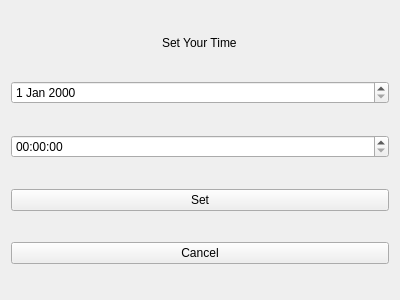
<?xml version="1.0" encoding="UTF-8"?>
<ui version="4.0">
 <class>SetDialog</class>
 <widget class="QWidget" name="SetDialog">
  <property name="geometry">
   <rect>
    <x>0</x>
    <y>0</y>
    <width>400</width>
    <height>300</height>
   </rect>
  </property>
  <property name="windowTitle">
   <string>Form</string>
  </property>
  <layout class="QVBoxLayout" name="verticalLayout">
   <item alignment="Qt::AlignHCenter">
    <widget class="QLabel" name="labelTitle">
     <property name="sizePolicy">
      <sizepolicy hsizetype="Fixed" vsizetype="Fixed">
       <horstretch>0</horstretch>
       <verstretch>0</verstretch>
      </sizepolicy>
     </property>
     <property name="text">
      <string>Set Your Time</string>
     </property>
    </widget>
   </item>
   <item>
    <widget class="QDateEdit" name="editDate"/>
   </item>
   <item>
    <widget class="QTimeEdit" name="editTime"/>
   </item>
   <item>
    <widget class="QPushButton" name="btnSet">
     <property name="text">
      <string>Set</string>
     </property>
    </widget>
   </item>
   <item>
    <widget class="QPushButton" name="btnCancel">
     <property name="text">
      <string>Cancel</string>
     </property>
    </widget>
   </item>
  </layout>
 </widget>
 <resources/>
 <connections/>
</ui>
